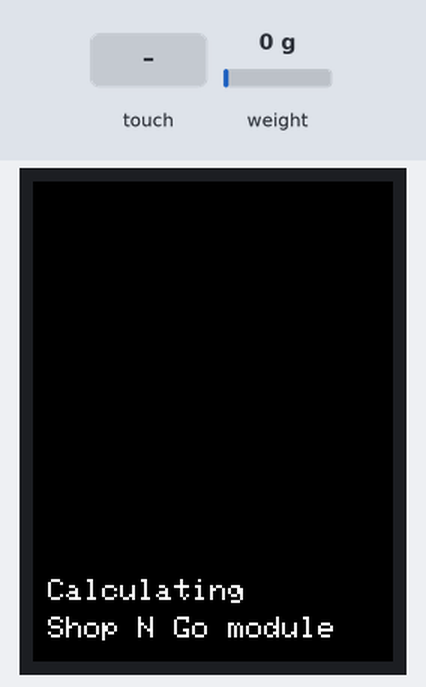
Bench run of a sketch on a simulated Arduino Uno, built with avr-gcc and run on an emulated ATmega328P. On the bench: 240×320 colour display. The inputs (shaded band) are chosen by the test bench; at power-on: weight on the scale 0 g.

Above: at 1.4 s.
1.5 s: touch panel pressed at 38 % / 10 % of its raw x / y range
At 2.9 s:
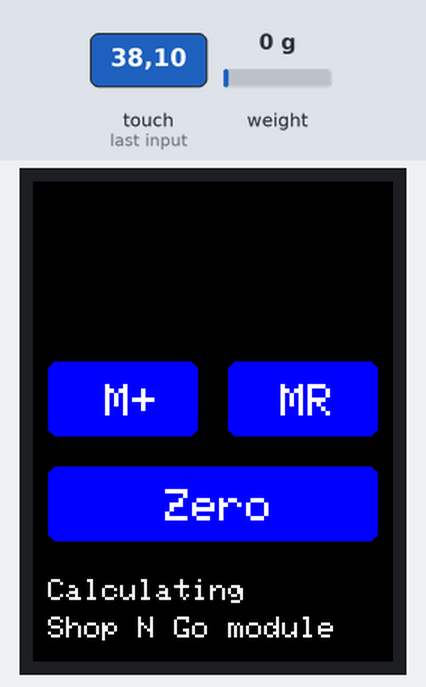
3.2 s: touch panel pressed at 62 % / 10 % of its raw x / y range
At 6.0 s:
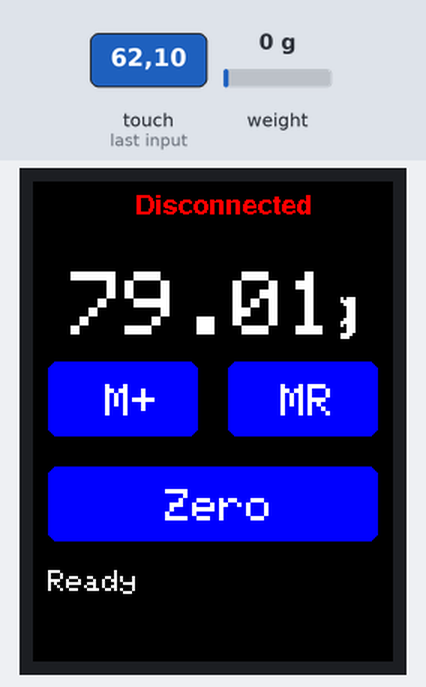
6.2 s: touch panel pressed at 62 % / 30 % of its raw x / y range
At 7.9 s:
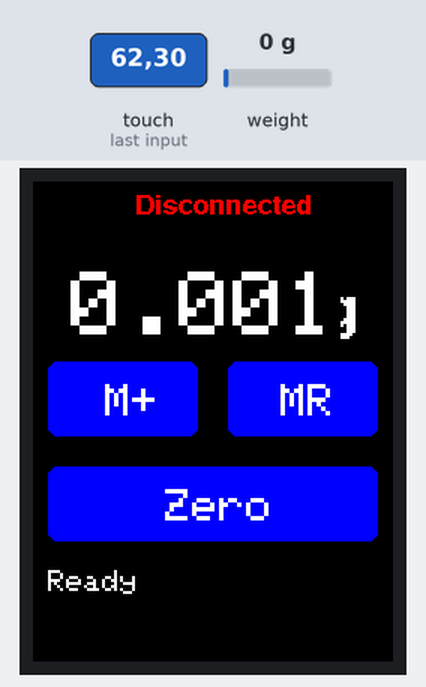
8.2 s: weight on the scale set to 1250 g
At 8.41 s:
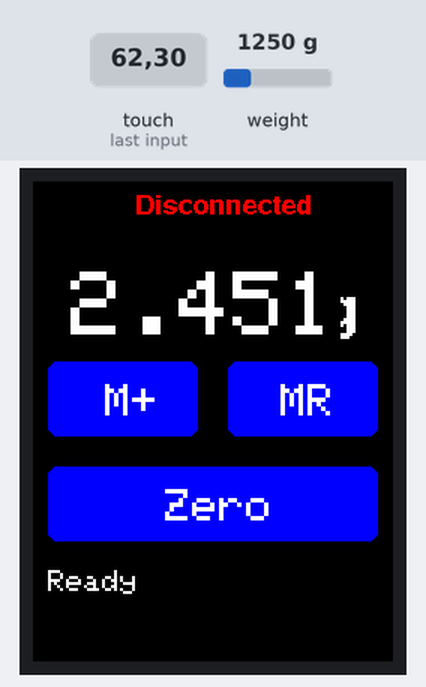
9.8 s: weight on the scale set to 2500 g
At 10.06 s:
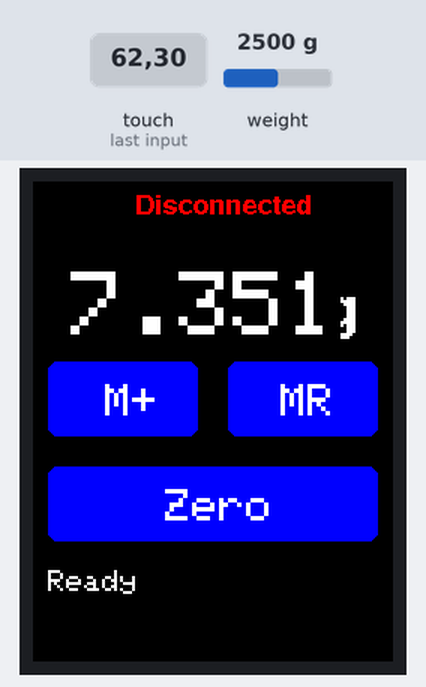
11.4 s: weight on the scale set to 100 g
At 13.48 s:
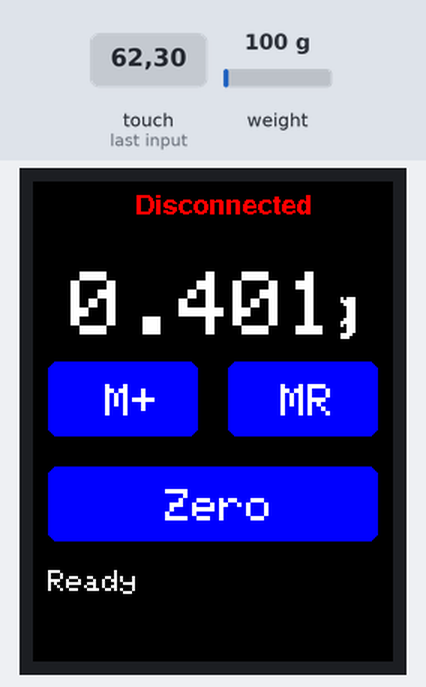
Timing chart, 0 to 13.9 s (numbered marks = the images above; inputs shaded):
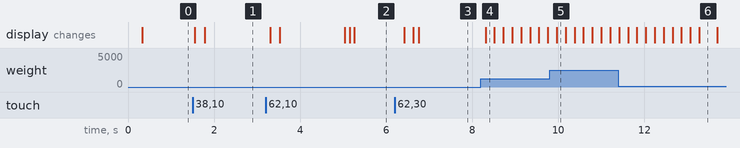

The sketch:

module.ino
```cpp
#include <SPI.h>
#include "Adafruit_GFX.h"
#include <MCUFRIEND_kbv.h>
#include <DS3231.h>
#include <Fonts/FreeSansBold9pt7b.h>
#include <TouchScreen.h>
#include <String.h>
#include "HX711.h"
HX711 cell(A5, 12);
int initcnt = 0;
long val = 0;
float temp = 0;
float cal = 0;
boolean zeroed = false;
float zeroDifference = 0;
void status_print(char [], char []);
void ButtonUpdate(int);
void status_connection();
boolean isConnected = false;
void Loadcell();
TSPoint waitOneTouch();
void mPlus_isPressed();
void mReset_isPressed();
void zero_isPressed();
boolean ispressed = false;
boolean updateHold = false;
MCUFRIEND_kbv tft;
#define  BLACK   0x0000
#define  WHITE   0xFFFF
#define  CYAN    0x07FF
#define  GREEN   0x07E0
#define  MAGENTA 0xF81F
#define  YELLOW  0xFFE0
#define  RED     0xF800
#define  BLUE    0x001F
#define YP A1
#define XM A2
#define YM 7
#define XP 6
#define SENSITIVITY 100
#define MINPRESSURE 10
#define MAXPRESSURE 1000
TouchScreen ts = TouchScreen(XP, YP, XM, YM, SENSITIVITY);
void setup()
{
  tft.reset();
  Serial.begin(9600);
  tft.begin(tft.readID());
  tft.setRotation(0);
  tft.fillScreen(BLACK);
}
void loop() {
  checkTouch();
  if (initcnt < 50)
    initcnt++;
  val = 0.5 * val    +   0.5 * cell.read();
  temp  = val * 0.01;
  temp = (temp  - 84521 ) / 855850.0 * 800;
  Serial.println();
  if (initcnt < 2)
    status_print("Calculating", "Shop N Go module ");
  else if (initcnt == 45)
  {
    tft.fillScreen(BLACK);
    status_connection();
    tft.setCursor( 175, 95);
    tft.setFont(&FreeSansBold9pt7b);
    tft.setTextSize(2);
    tft.setTextColor(WHITE, BLACK);
    tft.print("kg");
    updateHold = true;
    status_print("Ready       ", " ");
    cal = 0 - temp;
  }
  else if (initcnt > 45)
  {
    temp = temp + zeroDifference + cal;
    tft.setCursor( 25 , 60);
    tft.setFont();
    tft.setTextSize(6);
    tft.setTextColor(WHITE, BLACK);
    tft.print(abs(temp) , 2);
    delay(100);
  }

}


TSPoint checkTouch() {
  TSPoint p;
  p = ts.getPoint();
  pinMode(XM, OUTPUT);
  pinMode(YP, OUTPUT);
  ispressed = false;
  if (p.z > 0) //is pressed
  {
    if (p.x > 400 && p.x < 550) // M+ or MR is pressed
    {
      if (p.y < 500) // M+ is pressed
      {
        buttonUpdate(1);
        ispressed = true;
        mPlus_isPressed();
      }
      else
      {
        buttonUpdate(2);
        ispressed = true;
        mReset_isPressed();
      }
    }
    else if (p.x > 550 && p.x < 700)
    {
      buttonUpdate(3);
      ispressed = true;
      zero_isPressed();
    }
  }
  if (ispressed)
  {
    updateHold = true;
    delay(100);
  }
  if (ispressed == false && updateHold == true)
  {
    buttonUpdate(0);
    updateHold = false;
    ispressed = false;
  }
}
void status_print(char a[], char b[])
{
  tft.setCursor(10, 190 + 15 + 60);
  tft.setFont();
  tft.setTextSize(2);
  tft.setTextColor(WHITE, BLACK);
  tft.print(a);

  tft.setCursor(10, 190 + 15 + 60 + 25);
  tft.setTextSize(2);
  tft.setTextColor(WHITE, BLACK);
  tft.print(b);
}
void buttonUpdate(int ch)
{
  switch (ch)
  {
    case 1:
      tft.fillRoundRect(10, 120, 100, 50, 6, CYAN); //M+ button
      tft.setCursor(10 + 38, 120 + 15);
      tft.setFont();
      tft.setTextSize(3);
      tft.setTextColor(WHITE, CYAN);
      tft.print("M+");
      break;
    case 2:
      tft.fillRoundRect(130, 120, 100, 50, 6, CYAN); //MR button
      tft.setCursor(130 + 35, 120 + 15);
      tft.setFont();
      tft.setTextSize(3);
      tft.setTextColor(WHITE, CYAN);
      tft.print("MR");
      break;
    case 3:
      tft.fillRoundRect(10, 190, 220, 50, 6, CYAN); //Zero Button
      tft.setCursor(10 + 78, 190 + 15);
      tft.setFont();
      tft.setTextSize(3);
      tft.setTextColor(WHITE, CYAN);
      tft.print("Zero");
      break;
    default:
      tft.fillRoundRect(10, 120, 100, 50, 6, BLUE); //M+ button
      tft.setCursor(10 + 38, 120 + 15);
      tft.setFont();
      tft.setTextSize(3);
      tft.setTextColor(WHITE, BLUE);
      tft.print("M+");
      tft.fillRoundRect(130, 120, 100, 50, 6, BLUE); //MR button
      tft.setCursor(130 + 35, 120 + 15);
      tft.setFont();
      tft.setTextSize(3);
      tft.setTextColor(WHITE, BLUE);
      tft.print("MR");
      tft.fillRoundRect(10, 190, 220, 50, 6, BLUE); //Zero Button
      tft.setCursor(10 + 78, 190 + 15);
      tft.setFont();
      tft.setTextSize(3);
      tft.setTextColor(WHITE, BLUE);
      tft.print("Zero");
  }
}
void status_connection()
{
  if (!isConnected)
  {
    tft.setCursor(68, 15);
    tft.setFont(&FreeSansBold9pt7b);
    tft.setTextSize(1);
    tft.setTextColor(RED, BLACK);
    tft.print("Disconnected");
  }
  else
  {
    tft.setCursor(75, 15);
    tft.setFont(&FreeSansBold9pt7b);
    tft.setTextSize(1);
    tft.setTextColor(GREEN, BLACK);
    tft.print("Connected");
  }
}
void mPlus_isPressed()
{
}
void mReset_isPressed()
{
}
void zero_isPressed()
{
  if (zeroed == true)
  {
    zeroDifference = 0;
    temp = 0;
    zeroed = false;
  }
  else
  {
    zeroDifference = 0 - temp;
    zeroed = true;
  }
}
```

Measured:
- after the input at 1.5 s, the display: first changes after 0.05 s (image 1 shows a later state)
- after the input at 3.2 s, the display: first changes after 0.10 s (image 2 shows a later state)
- after the input at 6.2 s, the display: first changes after 0.22 s (image 3 shows a later state)
- after the input at 8.2 s, the display: changes after 0.11 s (image 4)
- what the display in image 6 shows lasts 0.4 s, from 13.3 s to 13.7 s
